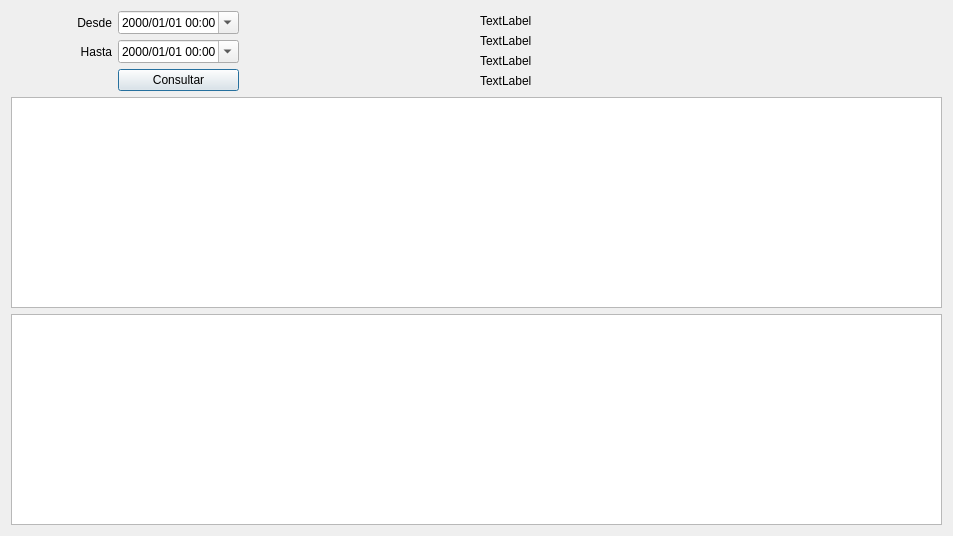
<?xml version="1.0" encoding="UTF-8"?>
<ui version="4.0">
 <class>HistoricoTickets</class>
 <widget class="QDialog" name="HistoricoTickets">
  <property name="geometry">
   <rect>
    <x>0</x>
    <y>0</y>
    <width>953</width>
    <height>536</height>
   </rect>
  </property>
  <property name="windowTitle">
   <string>Historico de tickets</string>
  </property>
  <layout class="QGridLayout" name="gridLayout">
   <item row="0" column="0">
    <layout class="QGridLayout" name="gridLayout_2">
     <item row="0" column="0">
      <widget class="QLabel" name="label">
       <property name="text">
        <string>Desde</string>
       </property>
       <property name="alignment">
        <set>Qt::AlignRight|Qt::AlignTrailing|Qt::AlignVCenter</set>
       </property>
      </widget>
     </item>
     <item row="1" column="0">
      <widget class="QLabel" name="label_2">
       <property name="text">
        <string>Hasta</string>
       </property>
       <property name="alignment">
        <set>Qt::AlignRight|Qt::AlignTrailing|Qt::AlignVCenter</set>
       </property>
      </widget>
     </item>
     <item row="3" column="1">
      <widget class="QPushButton" name="pushButtonConsultar">
       <property name="text">
        <string>Consultar</string>
       </property>
      </widget>
     </item>
     <item row="0" column="1">
      <widget class="QDateTimeEdit" name="dateTimeEditDesde">
       <property name="displayFormat">
        <string>yyyy/MM/dd HH:mm</string>
       </property>
       <property name="calendarPopup">
        <bool>true</bool>
       </property>
      </widget>
     </item>
     <item row="1" column="1">
      <widget class="QDateTimeEdit" name="dateTimeEditHasta">
       <property name="displayFormat">
        <string>yyyy/MM/dd HH:mm</string>
       </property>
       <property name="calendarPopup">
        <bool>true</bool>
       </property>
      </widget>
     </item>
    </layout>
   </item>
   <item row="0" column="2">
    <layout class="QVBoxLayout" name="verticalLayout">
     <property name="spacing">
      <number>0</number>
     </property>
     <property name="sizeConstraint">
      <enum>QLayout::SetDefaultConstraint</enum>
     </property>
     <property name="leftMargin">
      <number>0</number>
     </property>
     <item>
      <widget class="QLabel" name="label_3">
       <property name="text">
        <string>TextLabel</string>
       </property>
      </widget>
     </item>
     <item>
      <widget class="QLabel" name="label_4">
       <property name="text">
        <string>TextLabel</string>
       </property>
      </widget>
     </item>
     <item>
      <widget class="QLabel" name="label_6">
       <property name="text">
        <string>TextLabel</string>
       </property>
      </widget>
     </item>
     <item>
      <widget class="QLabel" name="label_5">
       <property name="text">
        <string>TextLabel</string>
       </property>
      </widget>
     </item>
    </layout>
   </item>
   <item row="1" column="0" colspan="4">
    <widget class="QTableView" name="tableViewTickets">
     <property name="maximumSize">
      <size>
       <width>16777215</width>
       <height>16777215</height>
      </size>
     </property>
     <property name="sizeAdjustPolicy">
      <enum>QAbstractScrollArea::AdjustIgnored</enum>
     </property>
     <property name="editTriggers">
      <set>QAbstractItemView::NoEditTriggers</set>
     </property>
     <property name="alternatingRowColors">
      <bool>true</bool>
     </property>
     <attribute name="horizontalHeaderMinimumSectionSize">
      <number>20</number>
     </attribute>
     <attribute name="verticalHeaderVisible">
      <bool>false</bool>
     </attribute>
    </widget>
   </item>
   <item row="2" column="0" colspan="4">
    <widget class="QTableView" name="tableViewLineasTicket">
     <property name="sizePolicy">
      <sizepolicy hsizetype="Expanding" vsizetype="Expanding">
       <horstretch>0</horstretch>
       <verstretch>0</verstretch>
      </sizepolicy>
     </property>
     <property name="minimumSize">
      <size>
       <width>0</width>
       <height>0</height>
      </size>
     </property>
     <property name="maximumSize">
      <size>
       <width>16777215</width>
       <height>16777215</height>
      </size>
     </property>
     <property name="sizeAdjustPolicy">
      <enum>QAbstractScrollArea::AdjustIgnored</enum>
     </property>
     <property name="editTriggers">
      <set>QAbstractItemView::NoEditTriggers</set>
     </property>
     <property name="tabKeyNavigation">
      <bool>true</bool>
     </property>
     <property name="showDropIndicator" stdset="0">
      <bool>true</bool>
     </property>
     <property name="dragEnabled">
      <bool>false</bool>
     </property>
     <property name="dragDropOverwriteMode">
      <bool>true</bool>
     </property>
     <property name="alternatingRowColors">
      <bool>true</bool>
     </property>
     <attribute name="horizontalHeaderCascadingSectionResizes">
      <bool>false</bool>
     </attribute>
     <attribute name="horizontalHeaderMinimumSectionSize">
      <number>20</number>
     </attribute>
    </widget>
   </item>
  </layout>
 </widget>
 <resources/>
 <connections/>
</ui>
